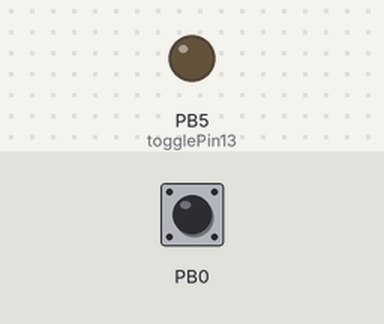
The program below on a simulated ATmega328P, built with avr-gcc and emulated at 16 MHz. Parts: output pins drawn as LEDs (lit = HIGH). Inputs (shaded band) come from the test bench; at power-on: PB0 HIGH.

Above: at 1.2 s.
1.3 s: PB0 pulled LOW for 0.15 s
At 1.37 s:
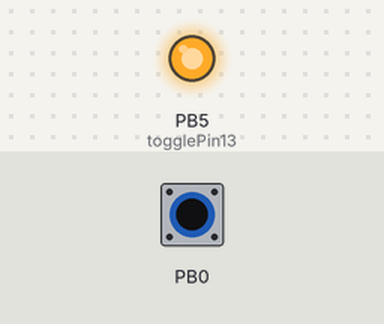
2.9 s: PB0 pulled LOW for 3.2 s
At 6.5 s:
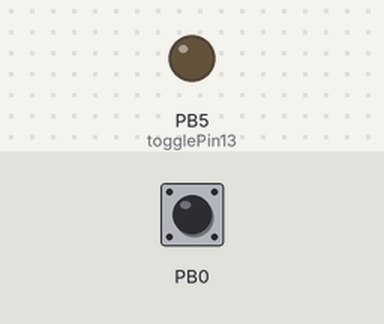
Timing chart, 0 to 8.0 s (numbered marks = the images above; inputs shaded):
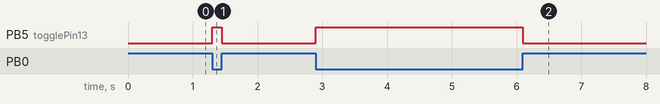

The program:

main.c
```c
#define __AVR_ATmega32U4__
#include <avr/io.h>
#include <util/delay.h>

// MACROS
#define togglePin13() PORTB = PORTB ^ (1 << PB5) // PORTB ^= (1 << PB5);
#define togglePin13on() PORTB = PORTB | (1 << PB5)
#define togglePin13off() PORTB = PORTB & ~(1 << PB5)

int main(void)
{
	// DDRB = 0xff; // direction output of ALL the pins in PORTB
	DDRB = DDRB | (1 << PB5); // direction output for 'PB5'
	DDRB &= ~(1 << PB0);	  // input
	PORTB |= (1 << PB0);	  // pull PB0 HIGH

	while (1)
	{
		if ((PINB & (1 << PB0)) == (1 << PB0)) // if PB0 == HIGH
		{
			togglePin13off();
			continue;
		}
		else
		{
			togglePin13on();
		}
		// Blink Sketch
		// PORTB |= (1<<PB5);
		// _delay_ms(1000);
		// PORTB &= ~(1 << PB5);
		// _delay_ms(1000);
	}
}
```

Measured:
- after the input at 1.3 s, PB5 (togglePin13): LOW → HIGH at once, → LOW 0.15 s later
- after the input at 2.9 s, PB5 (togglePin13): LOW → HIGH at once, → LOW 3.2 s later
